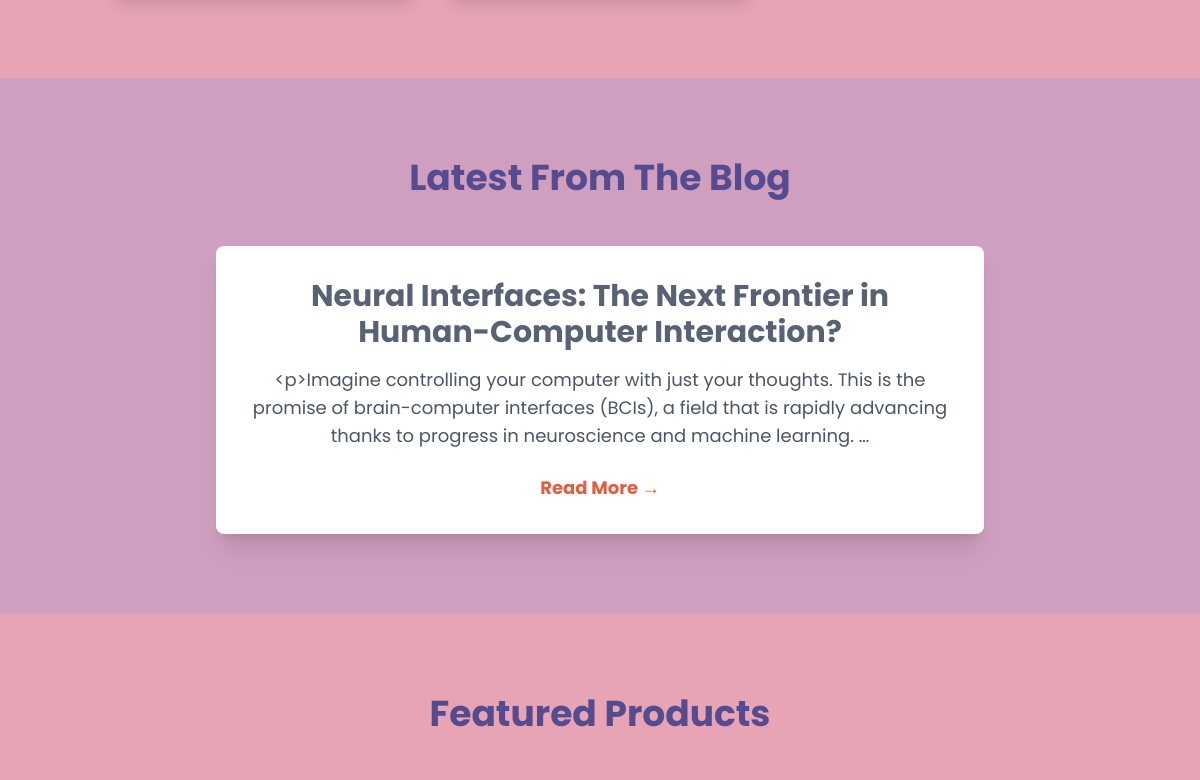
Before: / (middle part) with the older database file.
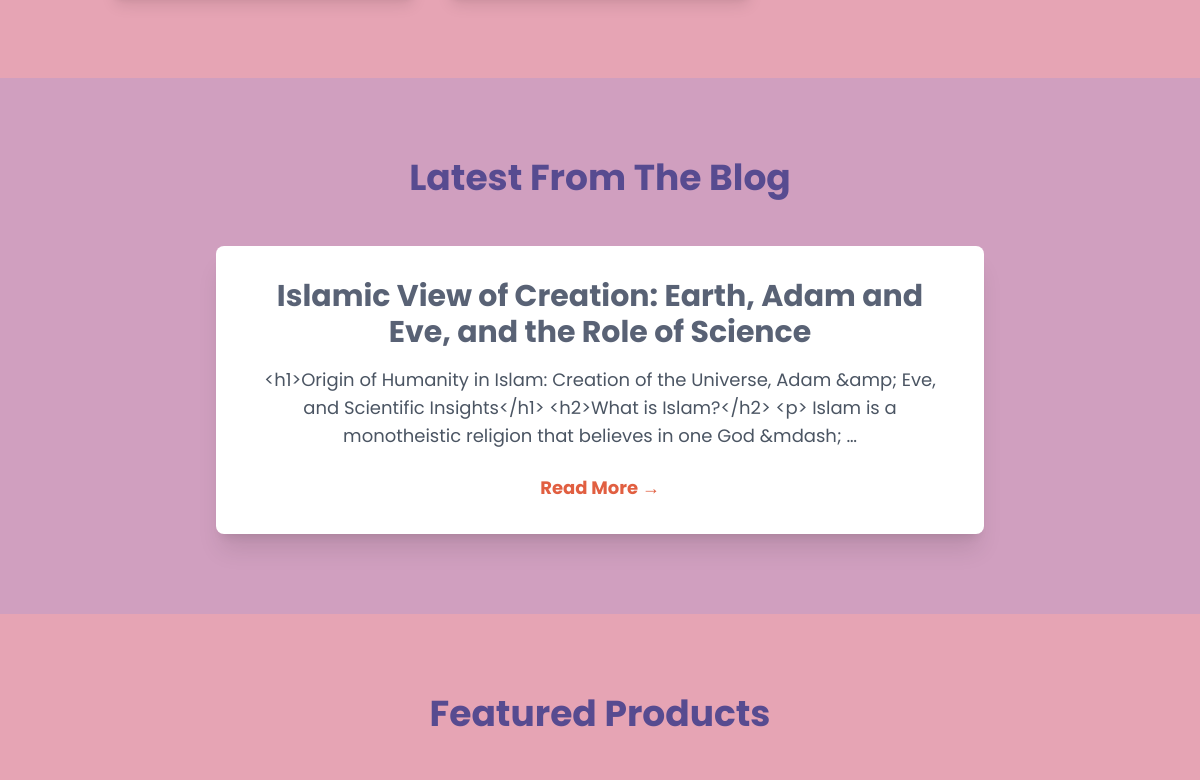
After: the same page with the newer database file.
### apps/blog/models.py (models this page shows, shortened)
class Post(models.Model):
    title = models.CharField(max_length=200)
    slug = models.SlugField(unique=True, max_length=200, blank=True)
    content = models.TextField()
    author = models.ForeignKey(User, on_delete=models.CASCADE)
    featured_image = models.ImageField(upload_to='post_images/', blank=True, null=True)
    tags = models.ManyToManyField(Tag, blank=True)
    views = models.IntegerField(default=0)
    created_at = models.DateTimeField(auto_now_add=True)
    updated_at = models.DateTimeField(auto_now=True)

### apps/core/views.py (the view)
# urls.py: 2. Add a URL to urlpatterns:  path('', views.home, name='home')
def home(request):
    portfolio_items = PortfolioItem.objects.all()
    latest_post = Post.objects.order_by('-created_at').first()
    products = Product.objects.filter(is_active=True, is_featured=True)[:6]
    return render(request, "home.html", {
        'portfolio_items': portfolio_items,
        'latest_post': latest_post,
        'products': products
    })

### apps/core/templates/home.html (shortened to what this page needs)
{% extends "base.html" %}
{% block contents %}
{% load static %}
<section id="work" class="py-20">
</section>
        <section id="latest-post" class="py-20 bg-soft-blue/20">
            <div class="container mx-auto px-6 text-center" data-aos="fade-up">
                <h2 class="text-4xl font-bold text-purple-corallite mb-12">Latest From The Blog</h2>
                <div class="bg-white rounded-lg shadow-xl max-w-3xl mx-auto p-8">
                    {% if latest_post %}
                        <h3 class="text-3xl font-bold text-pencil-lead mb-4">{{ latest_post.title }}</h3>
                        <p class="text-lg text-gray-600 mb-6">{{ latest_post.content|truncatewords:30 }}</p>
                        <a href="{% url 'blog_detail' latest_post.slug %}" class="text-tigerlily font-bold text-lg hover:text-deep-rose transition">Read More &rarr;</a>
                    {% else %}
                        <p class="text-lg text-gray-600">No blog posts yet.</p>
                    {% endif %}
                </div>
            </div>
        </section>
        <section id="products" class="py-20">
            <div class="container mx-auto px-6">
                <h2 class="text-4xl font-bold text-purple-corallite text-center mb-12" data-aos="fade-up">Featured Products</h2>
            </div>
        </section>
   {% endblock contents %}

Changed rows visible on the page:
no longer on this page (row unchanged): Post: title "Neural Interfaces: The Next Frontier in Human-Computer Interaction?", content "<p>Imagine controlling your computer with just your thoughts. This is the promise of brain-computer interfaces (BCIs), a field that is rapidly advancing thanks to progress in neuroscience and machine learning. …"
added Post: title "Islamic View of Creation: Earth, Adam and Eve, and the Role of Science", content "<h1>Origin of Humanity in Islam: Creation of the Universe, Adam &amp; Eve, and Scientific Insights</h1> <h2>What is Islam?</h2> <p> Islam is a monotheistic religion that believes in one God &mdash; …"
